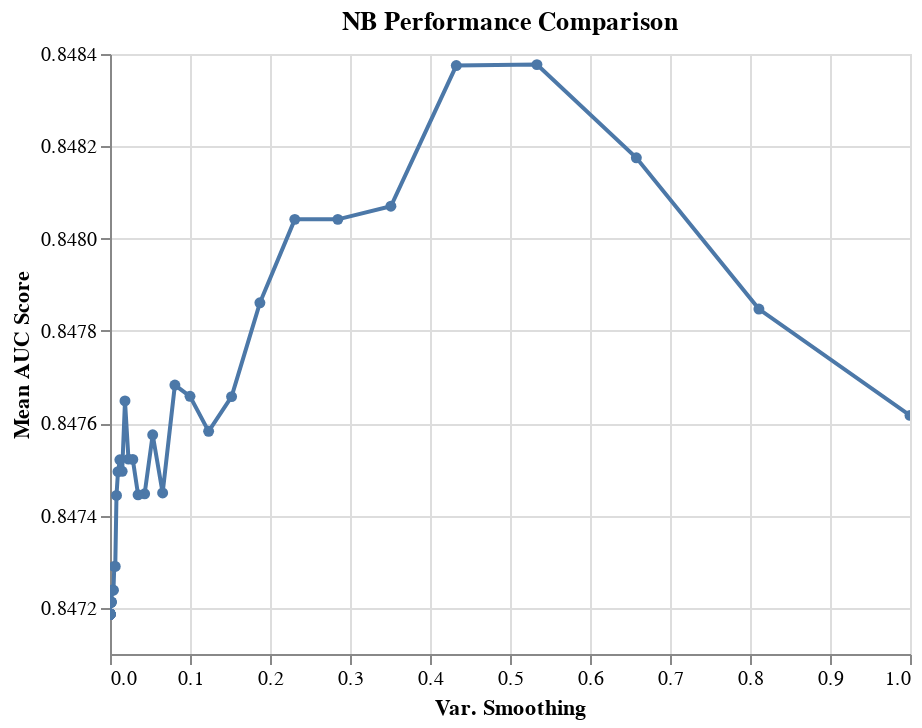

The notebook cell saved with this chart:
### Markdown cell above
Visualising the Naive bayes grid search results for the five features.We observe that the Naive Bayes model with a var smoothing of 0.533 performs better than the other hyperparameter combinations.

### Code cell
alt.Chart(results_NB, 
          title='NB Performance Comparison'
         ).mark_line(point=True).encode(
    alt.X('var_smoothing', title='Var. Smoothing'),
    alt.Y('test_score', title='Mean AUC Score', scale=alt.Scale(zero=False))
).interactive()

### Figure 1 — Vega-Lite specification as saved in the notebook (floating-point values rounded to 4 significant figures)
{"config": {"view": {"continuousWidth": 400, "continuousHeight": 300}}, "data": {"name": "data-899d623859188729174149ab3b90057a"}, "mark": {"type": "line", "point": true}, "encoding": {"x": {"type": "quantitative", "field": "var_smoothing", "title": "Var. Smoothing"}, "y": {"type": "quantitative", "field": "test_score", "scale": {"zero": false}, "title": "Mean AUC Score"}}, "selection": {"selector001": {"type": "interval", "bind": "scales", "encodings": ["x", "y"]}}, "title": "NB Performance Comparison", "$schema": "https://vega.github.io/schema/vega-lite/v4.8.1.json", "datasets": {"data-899d623859188729174149ab3b90057a": [{"var_smoothing": 1.0, "test_score": 0.8476}, {"var_smoothing": 0.8111, "test_score": 0.8478}, {"var_smoothing": 0.6579, "test_score": 0.8482}, {"var_smoothing": 0.5337, "test_score": 0.8484}, {"var_smoothing": 0.4329, "test_score": 0.8484}, {"var_smoothing": 0.3511, "test_score": 0.8481}, {"var_smoothing": 0.2848, "test_score": 0.848}, {"var_smoothing": 0.231, "test_score": 0.848}, {"var_smoothing": 0.1874, "test_score": 0.8479}, {"var_smoothing": 0.152, "test_score": 0.8477}, {"var_smoothing": 0.1233, "test_score": 0.8476}, {"var_smoothing": 0.1, "test_score": 0.8477}, {"var_smoothing": 0.08111, "test_score": 0.8477}, {"var_smoothing": 0.06579, "test_score": 0.8474}, {"var_smoothing": 0.05337, "test_score": 0.8476}, {"var_smoothing": 0.04329, "test_score": 0.8474}, {"var_smoothing": 0.03511, "test_score": 0.8474}, {"var_smoothing": 0.02848, "test_score": 0.8475}, {"var_smoothing": 0.0231, "test_score": 0.8475}, {"var_smoothing": 0.01874, "test_score": 0.8476}, {"var_smoothing": 0.0152, "test_score": 0.8475}, {"var_smoothing": 0.01233, "test_score": 0.8475}, {"var_smoothing": 0.01, "test_score": 0.8475}, {"var_smoothing": 0.008111, "test_score": 0.8474}, {"var_smoothing": 0.006579, "test_score": 0.8473}, {"var_smoothing": 0.005337, "test_score": 0.8473}, {"var_smoothing": 0.004329, "test_score": 0.8472}, {"var_smoothing": 0.003511, "test_score": 0.8472}, {"var_smoothing": 0.002848, "test_score": 0.8472}, {"var_smoothing": 0.00231, "test_score": 0.8472}, {"var_smoothing": 0.001874, "test_score": 0.8472}, {"var_smoothing": 0.00152, "test_score": 0.8472}, {"var_smoothing": 0.001233, "test_score": 0.8472}, {"var_smoothing": 0.001, "test_score": 0.8472}, {"var_smoothing": 0.0008111, "test_score": 0.8472}, {"var_smoothing": 0.0006579, "test_score": 0.8472}, {"var_smoothing": 0.0005337, "test_score": 0.8472}, {"var_smoothing": 0.0004329, "test_score": 0.8472}, {"var_smoothing": 0.0003511, "test_score": 0.8472}, {"var_smoothing": 0.0002848, "test_score": 0.8472}, {"var_smoothing": 0.000231, "test_score": 0.8472}, {"var_smoothing": 0.0001874, "test_score": 0.8472}, {"var_smoothing": 0.000152, "test_score": 0.8472}, {"var_smoothing": 0.0001233, "test_score": 0.8472}, {"var_smoothing": 0.0001, "test_score": 0.8472}, {"var_smoothing": 8.111e-05, "test_score": 0.8472}, {"var_smoothing": 6.579e-05, "test_score": 0.8472}, {"var_smoothing": 5.337e-05, "test_score": 0.8472}, {"var_smoothing": 4.329e-05, "test_score": 0.8472}, {"var_smoothing": 3.511e-05, "test_score": 0.8472}, {"var_smoothing": 2.848e-05, "test_score": 0.8472}, {"var_smoothing": 2.31e-05, "test_score": 0.8472}, {"var_smoothing": 1.874e-05, "test_score": 0.8472}, {"var_smoothing": 1.52e-05, "test_score": 0.8472}, {"var_smoothing": 1.233e-05, "test_score": 0.8472}, {"var_smoothing": 1e-05, "test_score": 0.8472}, {"var_smoothing": 8.111e-06, "test_score": 0.8472}, {"var_smoothing": 6.579e-06, "test_score": 0.8472}, {"var_smoothing": 5.337e-06, "test_score": 0.8472}, {"var_smoothing": 4.329e-06, "test_score": 0.8472}, {"var_smoothing": 3.511e-06, "test_score": 0.8472}, {"var_smoothing": 2.848e-06, "test_score": 0.8472}, {"var_smoothing": 2.31e-06, "test_score": 0.8472}, {"var_smoothing": 1.874e-06, "test_score": 0.8472}, {"var_smoothing": 1.52e-06, "test_score": 0.8472}, {"var_smoothing": 1.233e-06, "test_score": 0.8472}, {"var_smoothing": 1e-06, "test_score": 0.8472}, {"var_smoothing": 8.111e-07, "test_score": 0.8472}, {"var_smoothing": 6.579e-07, "test_score": 0.8472}, {"var_smoothing": 5.337e-07, "test_score": 0.8472}, {"var_smoothing": 4.329e-07, "test_score": 0.8472}, {"var_smoothing": 3.511e-07, "test_score": 0.8472}, {"var_smoothing": 2.848e-07, "test_score": 0.8472}, {"var_smoothing": 2.31e-07, "test_score": 0.8472}, {"var_smoothing": 1.874e-07, "test_score": 0.8472}, {"var_smoothing": 1.52e-07, "test_score": 0.8472}, {"var_smoothing": 1.233e-07, "test_score": 0.8472}, {"var_smoothing": 1e-07, "test_score": 0.8472}, {"var_smoothing": 8.111e-08, "test_score": 0.8472}, {"var_smoothing": 6.579e-08, "test_score": 0.8472}, {"var_smoothing": 5.337e-08, "test_score": 0.8472}, {"var_smoothing": 4.329e-08, "test_score": 0.8472}, {"var_smoothing": 3.511e-08, "test_score": 0.8472}, {"var_smoothing": 2.848e-08, "test_score": 0.8472}, {"var_smoothing": 2.31e-08, "test_score": 0.8472}, {"var_smoothing": 1.874e-08, "test_score": 0.8472}, {"var_smoothing": 1.52e-08, "test_score": 0.8472}, {"var_smoothing": 1.233e-08, "test_score": 0.8472}, {"var_smoothing": 1e-08, "test_score": 0.8472}, {"var_smoothing": 8.111e-09, "test_score": 0.8472}, {"var_smoothing": 6.579e-09, "test_score": 0.8472}, {"var_smoothing": 5.337e-09, "test_score": 0.8472}, {"var_smoothing": 4.329e-09, "test_score": 0.8472}, {"var_smoothing": 3.511e-09, "test_score": 0.8472}, {"var_smoothing": 2.848e-09, "test_score": 0.8472}, {"var_smoothing": 2.31e-09, "test_score": 0.8472}, {"var_smoothing": 1.874e-09, "test_score": 0.8472}, {"var_smoothing": 1.52e-09, "test_score": 0.8472}, {"var_smoothing": 1.233e-09, "test_score": 0.8472}, {"var_smoothing": 1e-09, "test_score": 0.8472}]}}
